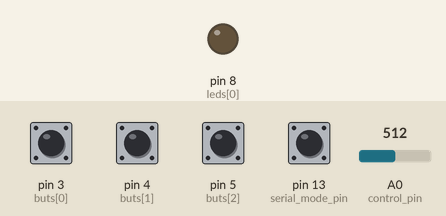
Recording of a sketch running on a simulated Arduino Uno, built with avr-gcc and run on an emulated ATmega328P. Parts: output pins drawn as LEDs (lit = HIGH). The test bench sets the inputs (shaded band); at power-on: pin 3 (buts[0]), pin 4 (buts[1]), pin 5 (buts[2]), pin 13 (serial_mode_pin) LOW, A0 (control_pin) = 512.

Above: at 1.2 s.
1.3 s: pin 3 (buts[0]) pulled HIGH for 0.15 s
At 1.47 s:
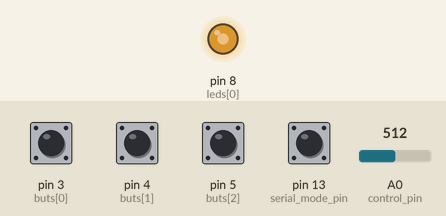
3.0 s: A0 (control_pin) set to 380
4.5 s: A0 (control_pin) set to 360
At 5.1 s:
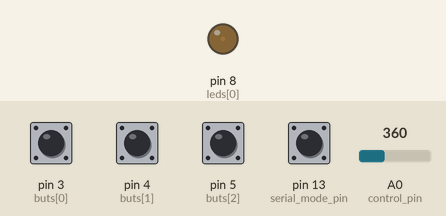
6.0 s: pin 3 (buts[0]) pulled HIGH for 1 s
At 6.8 s:
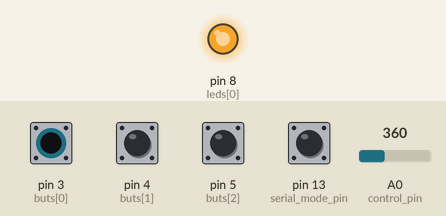
8.5 s: pin 3 (buts[0]) pulled HIGH for 3.2 s
At 12.3 s:
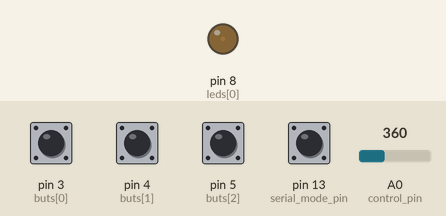
13.2 s: A0 (control_pin) set to 511
At 14.2 s:
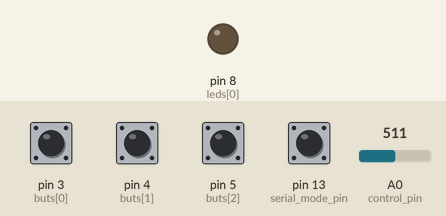
Timing chart, 0 to 15.7 s (numbered marks = the images above; inputs shaded):
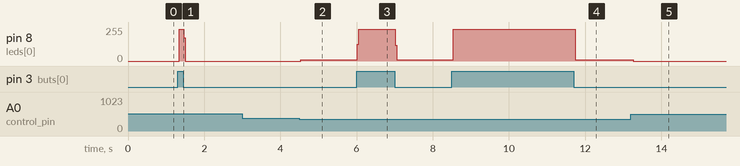

Measured:
- the behaviour switches between 369 and 368 on A0 (control_pin) (found by bisection; images 1 and 2)
- after the input at 1.3 s, pin 8 (leds[0]): 0/255 → 238/255 at once, → 0/255 0.12 s later
- after the input at 3.0 s, every drawn part: stays the same
- after the input at 4.5 s, pin 8 (leds[0]): 0/255 → 8/255 at once
- after the input at 6.0 s, pin 8 (leds[0]): 8/255 → 238/255 at once, → 8/255 1.0 s later
- after the input at 8.5 s, pin 8 (leds[0]): 8/255 → 238/255 at once, → 8/255 3.2 s later
- after the input at 13.2 s, pin 8 (leds[0]): 8/255 → 0/255 after 0.06 s

The sketch:

motor_driver_mockup.ino
```cpp
/*
Tiny motor driver mockup

The main goal was to test the control signals of a motor driver board with an automated test system.

I made a little tester board with some leds and buttons meant to simulate
different I/O signals and stuff of that driver board. Buttons are used to create fail states.

This program allows for two methods of control:

1) Serial - this was the original plan for the actual board under test.
2) Reference Voltage - turns out, the board is actually controlled by a reference voltage.
This mode allows us to control the fake motor driver board in the same way.

The serial_mode_pin should be pulled LOW to DISABLE serial mode.

*/

int leds[] = {8, 9, 10};
int buts[] = {3, 4, 5};
int serial_mode_pin{13};
int dig_outs[]={0, 1, 2};
int control_pin{A0};


//********* Basic Functions ************
//**************************************

int sizeof_Array(int arr[]){
  int tmp = (sizeof(arr)/sizeof(arr[0]));
  return tmp;
}


void establishContact() {
  while (Serial.available() <= 0) {
    Serial.print('A');
    delay(300);
  }
  Serial.read();
}

void startup_test() {
   for(int i=0; i<((int) sizeof_Array(leds)); i++) {
    digitalWrite(leds[i], HIGH);
    delay(500);
    digitalWrite(leds[i], LOW);
   }
}


//***** variables for setup *******
const int sizeof_int{2};
bool serial_mode=false;
int number_of_leds = (int) (sizeof(leds)/sizeof_int);


// ******* LED config ********
//****************************

void forward() {
  digitalWrite(leds[0], HIGH);
}
void fforward() {
  digitalWrite(leds[2], HIGH);
}

void reverse() {
  digitalWrite(leds[1], HIGH);
}
void rreverse() {
  digitalWrite(leds[0], HIGH);
  digitalWrite(leds[1], HIGH);
}

void clear_leds(int number_of_leds) {
  for(int i=0; i<number_of_leds; i++) {
    digitalWrite(leds[i], LOW);
  }
}


//**** Serial control mode ******
//*******************************

byte cmd{}; //buffer to store single-byte serial commands

void serial_control() {
  while(Serial.available() > 0) {
        cmd=Serial.read();
  }
  //Once command is recieved, switch/case will determine what LEDs to switch on.
  switch(cmd) {
    case 'f':
    case 'F':
      forward();
      break;
    case 'r':
    case'R':
      reverse();
      break;
    case 'x':
    case 'X':
      fforward();
      break;
    case 'b':
    case 'B':
      rreverse();
      break;
    case 'c':
    case 'C':
      clear_leds(number_of_leds);
       break;
    default:
      break;
   }
}


//******** Analog Control Mode *******
//************************************

//Pre-determined control voltages:
//Motor has forward, fast-forward, reverse, and fast-reverse modes.
float fwd_volt{3.5};
float ffwd_volt{5.0};
float rev_volt{3.0};
float rrev_volt{1.5};
float error{0.3}; // +/- error allowance

//convert 8-bit ADC value to floating point voltage
float adc_to_volt(int adc_val) {
  float voltage = 5*((float) adc_val/1024.0);
  return voltage;
}

//returns true if voltage is between value +/- error.
bool range_compare(float voltage, float value, float error) {
  if(((value-error)<voltage) && (voltage<(value+error))) {
    return true;
  }
  else {
    return false;
  }
}

void ref_control() {
  if (analogRead(control_pin)>0) {
    int adc_val = analogRead(control_pin);
    float voltage = adc_to_volt(adc_val);
    if (voltage<(0+error)) {
      ;
   }
    else if(range_compare(voltage, fwd_volt, error)) {
      forward();
    }
    else if(range_compare(voltage, rev_volt, error)) {
      reverse();
    }
    else if(range_compare(voltage, ffwd_volt, error)) {
      fforward();
    }
    else if(range_compare(voltage, rrev_volt, error)) {
      rreverse();
    }
  }
  clear_leds(number_of_leds);
}


//*************** SETUP *******************
//*****************************************

void setup() {
  for(int i=0; i<sizeof_Array(leds); i++) {
    pinMode(leds[i], OUTPUT);
  }
  for(int i=0; i<sizeof_Array(buts); i++) {
    pinMode(buts[i], INPUT);
  }
  /*pinMode(led1, OUTPUT);
  pinMode(led2, OUTPUT);
  pinMode(led3, OUTPUT);
  pinMode(but1, INPUT);
  pinMode(but2, INPUT);
  pinMode(but3, INPUT);*/

  pinMode(serial_mode_pin, INPUT);

  if(digitalRead(serial_mode_pin)==HIGH){
    serial_mode=true;
  }


  if(serial_mode) {
    Serial.begin(9600);
    while(!Serial) {
      ; //wait for serial to connect.
    }
    establishContact();
    //startup_test();
  }
}


//**************** MAIN ********************
//******************************************

void loop() {

  //****  manually control LEDs  *******
  for(int i=0; i<3; i++) {
    if (digitalRead(buts[i])==HIGH) {
      digitalWrite(leds[i], HIGH);
    }
    else {
      if(!serial_mode) {
        digitalWrite(leds[i], LOW);
      }
    }
  }


  //****** analog ref controls LEDs ********
  //mutually exclusive with serial mode to avoid confusion.
  if(!serial_mode) {
    ref_control();
  }

  //****** Serial control of LEDs *******
  if(serial_mode) {
    serial_control();
  }

}
```
